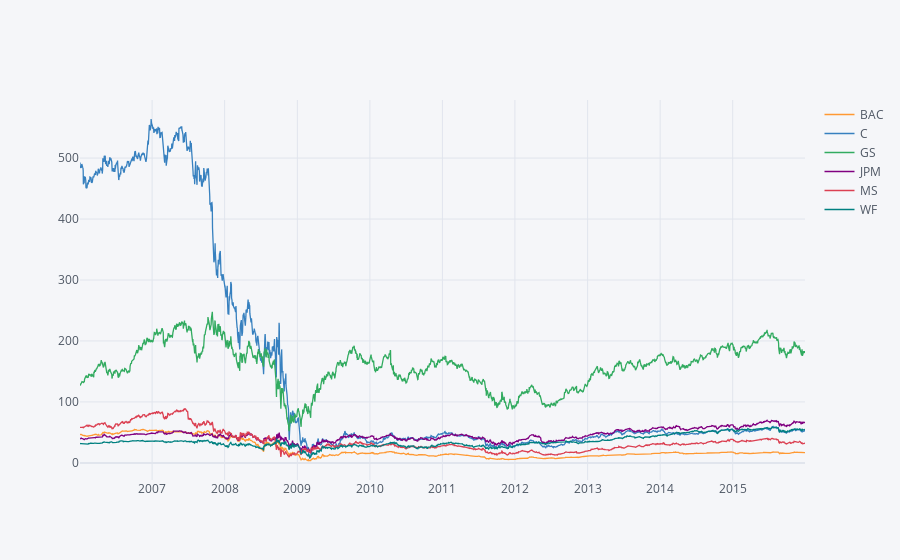

The notebook cell this image was saved under:
### Code cell
bank_stocks.xs(key='Close',axis=1,level='Stock Info').iplot()

### Figure 1 — Plotly figure (JSON) as saved in the notebook; plotly's stock layout.template omitted (floating-point values rounded to 4 significant figures; data arrays with more than 128 entries replaced by an {"elided": "..."} marker saying what was removed)
{"data": [{"line": {"color": "rgba(255, 153, 51, 1.0)", "dash": "solid", "shape": "linear", "width": 1.3}, "mode": "lines", "name": "BAC", "text": "", "type": "scatter", "x": {"elided": "2517 str values"}, "y": {"elided": "2517 float values"}}, {"line": {"color": "rgba(55, 128, 191, 1.0)", "dash": "solid", "shape": "linear", "width": 1.3}, "mode": "lines", "name": "C", "text": "", "type": "scatter", "x": {"elided": "2517 str values"}, "y": {"elided": "2517 float values"}}, {"line": {"color": "rgba(50, 171, 96, 1.0)", "dash": "solid", "shape": "linear", "width": 1.3}, "mode": "lines", "name": "GS", "text": "", "type": "scatter", "x": {"elided": "2517 str values"}, "y": {"elided": "2517 float values"}}, {"line": {"color": "rgba(128, 0, 128, 1.0)", "dash": "solid", "shape": "linear", "width": 1.3}, "mode": "lines", "name": "JPM", "text": "", "type": "scatter", "x": {"elided": "2517 str values"}, "y": {"elided": "2517 float values"}}, {"line": {"color": "rgba(219, 64, 82, 1.0)", "dash": "solid", "shape": "linear", "width": 1.3}, "mode": "lines", "name": "MS", "text": "", "type": "scatter", "x": {"elided": "2517 str values"}, "y": {"elided": "2517 float values"}}, {"line": {"color": "rgba(0, 128, 128, 1.0)", "dash": "solid", "shape": "linear", "width": 1.3}, "mode": "lines", "name": "WF", "text": "", "type": "scatter", "x": {"elided": "2517 str values"}, "y": {"elided": "2517 float values"}}], "layout": {"legend": {"bgcolor": "#F5F6F9", "font": {"color": "#4D5663"}}, "paper_bgcolor": "#F5F6F9", "plot_bgcolor": "#F5F6F9", "title": {"font": {"color": "#4D5663"}}, "xaxis": {"gridcolor": "#E1E5ED", "showgrid": true, "tickfont": {"color": "#4D5663"}, "title": {"font": {"color": "#4D5663"}, "text": ""}, "zerolinecolor": "#E1E5ED"}, "yaxis": {"gridcolor": "#E1E5ED", "showgrid": true, "tickfont": {"color": "#4D5663"}, "title": {"font": {"color": "#4D5663"}, "text": ""}, "zerolinecolor": "#E1E5ED"}}}
